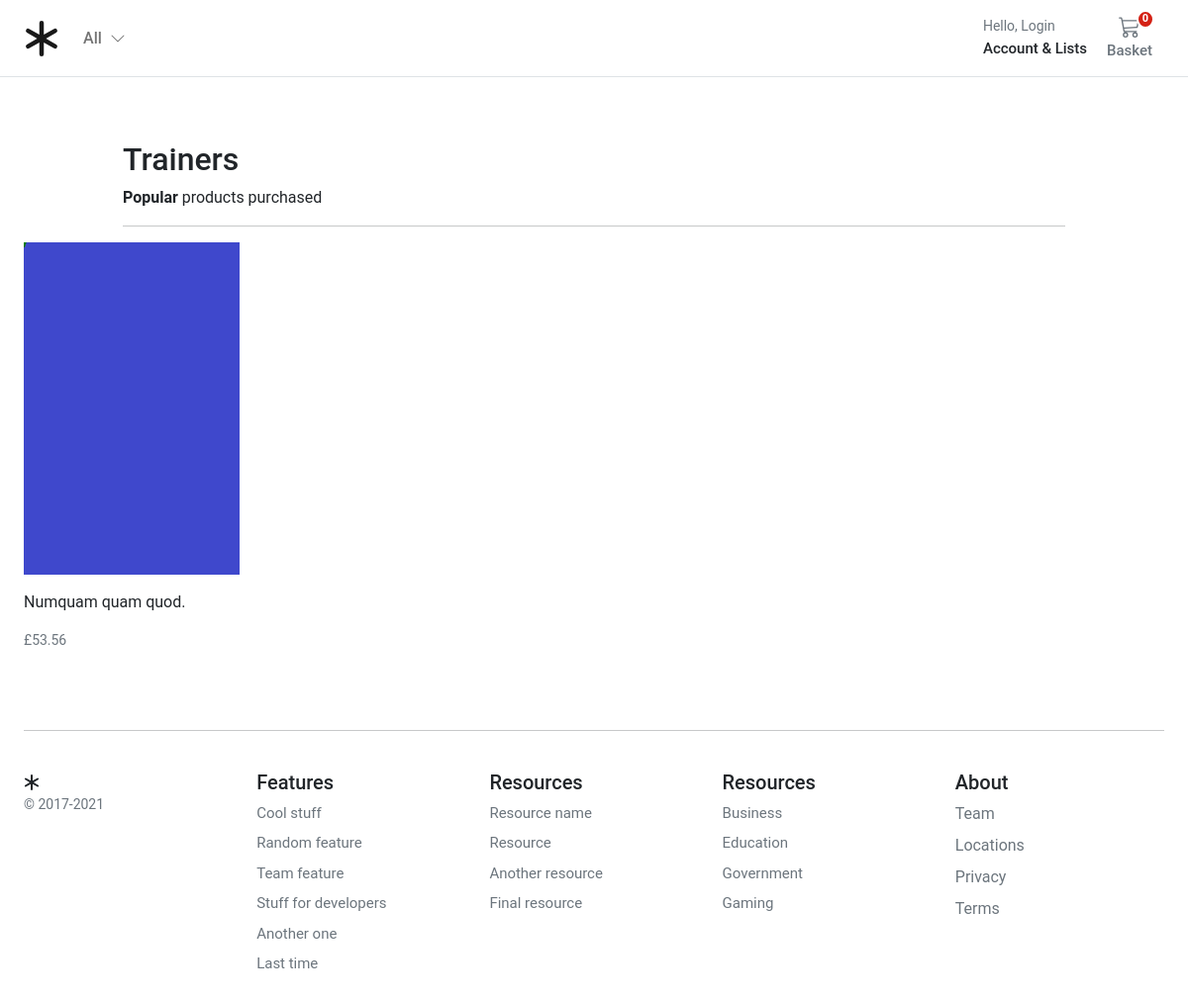
Page /shop/Trainers/ on the committed database.
### store/models.py (models this page shows, shortened)
class Category(MPTTModel):
    name = models.CharField(
        verbose_name=_("Category Name"),
        help_text=_("Required and unique"),
        max_length=255,
        unique=True,
    )
    slug = models.SlugField(verbose_name=_("Category safe URL"), max_length=255, unique=True)
    parent = TreeForeignKey("self", on_delete=models.CASCADE, null=True, blank=True, related_name="children")
    is_active = models.BooleanField(default=True)
    class MPTTMeta:
        order_insertion_by = ["name"]
    class Meta:
        verbose_name = _("Category")
        verbose_name_plural = _("Categories")
    def get_absolute_url(self):
        return reverse("store:category_list", args=[self.slug])

class ProductImage(models.Model):
    product = models.ForeignKey(Product, on_delete=models.CASCADE, related_name="product_image")
    image = models.ImageField(
        verbose_name=_("image"),
        help_text=_("Upload a product image"),
        upload_to="images/",
        default="images/default.png",
    )
    alt_text = models.CharField(
        verbose_name=_("Alturnative text"),
        help_text=_("Please add alturnative text"),
        max_length=255,
        null=True,
        blank=True,
    )
    is_feature = models.BooleanField(default=False)
    created_at = models.DateTimeField(auto_now_add=True, editable=False)
    updated_at = models.DateTimeField(auto_now=True)
    class Meta:
        verbose_name = _("Product Image")
        verbose_name_plural = _("Product Images")

class Product(models.Model):
    product_type = models.ForeignKey(ProductType, on_delete=models.RESTRICT)
    category = models.ForeignKey(Category, on_delete=models.RESTRICT)
    title = models.CharField(
        verbose_name=_("title"),
        help_text=_("Required"),
        max_length=255,
    )
    description = models.TextField(verbose_name=_("description"), help_text=_("Not Required"), blank=True)
    slug = models.SlugField(max_length=255)
    regular_price = models.DecimalField(
        verbose_name=_("Regular price"),
        help_text=_("Maximum 999.99"),
        error_messages={
            "name": {
                "max_length": _("The price must be between 0 and 999.99."),
            },
        },
        max_digits=5,
        decimal_places=2,
    )
    discount_price = models.DecimalField(
        verbose_name=_("Discount price"),
        help_text=_("Maximum 999.99"),
        error_messages={
            "name": {
                "max_length": _("The price must be between 0 and 999.99."),
            },
        },
        max_digits=5,
        decimal_places=2,
    )
    is_active = models.BooleanField(
        verbose_name=_("Product visibility"),
        help_text=_("Change product visibility"),
        default=True,
    )
    created_at = models.DateTimeField(_("Created at"), auto_now_add=True, editable=False)
    updated_at = models.DateTimeField(_("Updated at"), auto_now=True)
    users_wishlist = models.ManyToManyField(settings.AUTH_USER_MODEL, related_name="user_wishlist", blank=True)
    class Meta:
        ordering = ("-created_at",)
        verbose_name = _("Product")
        verbose_name_plural = _("Products")
    def get_absolute_url(self):
        return reverse("store:product_detail", args=[self.slug])

### store/views.py (the view)
# urls.py: path('shop/<slug:category_slug>/', views.category_list, name='category_list'),
def category_list(request, category_slug=None):
    category = get_object_or_404(Category, slug=category_slug)
    products = Product.objects.filter(
        category__in=Category.objects.get(name=category_slug).get_descendants(include_self=True)
    )
    return render(request, "store/category.html", {"category": category, "products": products})

### basket/basket.py (called while the page is built)
    def __len__(self):
        return sum(item["qty"] for item in self.basket.values())

### basket/context_processors.py (called while the page is built)
def basket(request):
    return {'basket': Basket(request)}

### store/context_processors.py (called while the page is built)
def categories(request):
    return {"categories": Category.objects.filter(level=0)}

### templates/store/category.html (shortened to what this page needs)
{% extends "../base.html" %}
{% block content %}
<div class="container" style="max-width: 1000px">
  <div class="col-12">
    <h1 class="h2">{{ category.name|title }}</h1>
  </div>
  <div class="col-12 d-flex justify-content-between">
    <div><b>Popular</b> products purchased</div>
  </div>
  <hr />
</div>
<div class="container">
  <div class="row">
    <div class="album">
      {% if not products %}
      <div class="col-12">There are currently no products active <a href="{% url 'store:store_home' %}">Home</a></div>
      {% else %}
      <div class="row row-cols-1 row-cols-sm-2 row-cols-md-5 g-3">
        {% for product in products %}
        <div class="col">
          <div class="card border-0">
            {% for image in product.product_image.all %}
            {% if image.is_feature%}
            <img class="img-fluid" alt="Responsive image" src="{{ image.image.url }}" alt="{{ image.image.alt_text }}">
            {% endif %}
            {% endfor %}
            <div class="card-body px-0">
              <p class="card-text">
                <a class="text-dark text-decoration-none" href="{{ product.get_absolute_url }}">{{ product.title }}</a>
              </p>
              <div class="d-flex justify-content-between align-items-center">
                <small class="text-muted">£{{product.regular_price}}</small>
              </div>
            </div>
          </div>
        </div>
        {% endfor %}
      </div>
      {% endif %}
    </div>
  </div>
</div>
{% endblock %}

### static/core/css/base.css (style rules this page uses)
@media (min-width: 1000px) { .container { max-width: 1000px; } }
@media (max-width: 1200px) { .container { max-width: 100%; padding:0 24px; } }
html, body, p, div { letter-spacing: -0.02px; font-family: 'Roboto', sans-serif; }

### rows in the picture
Category: name "Trainers"
Product: title "Numquam quam quod.", regular_price "53.56"
ProductImage: image (placeholder picture)
